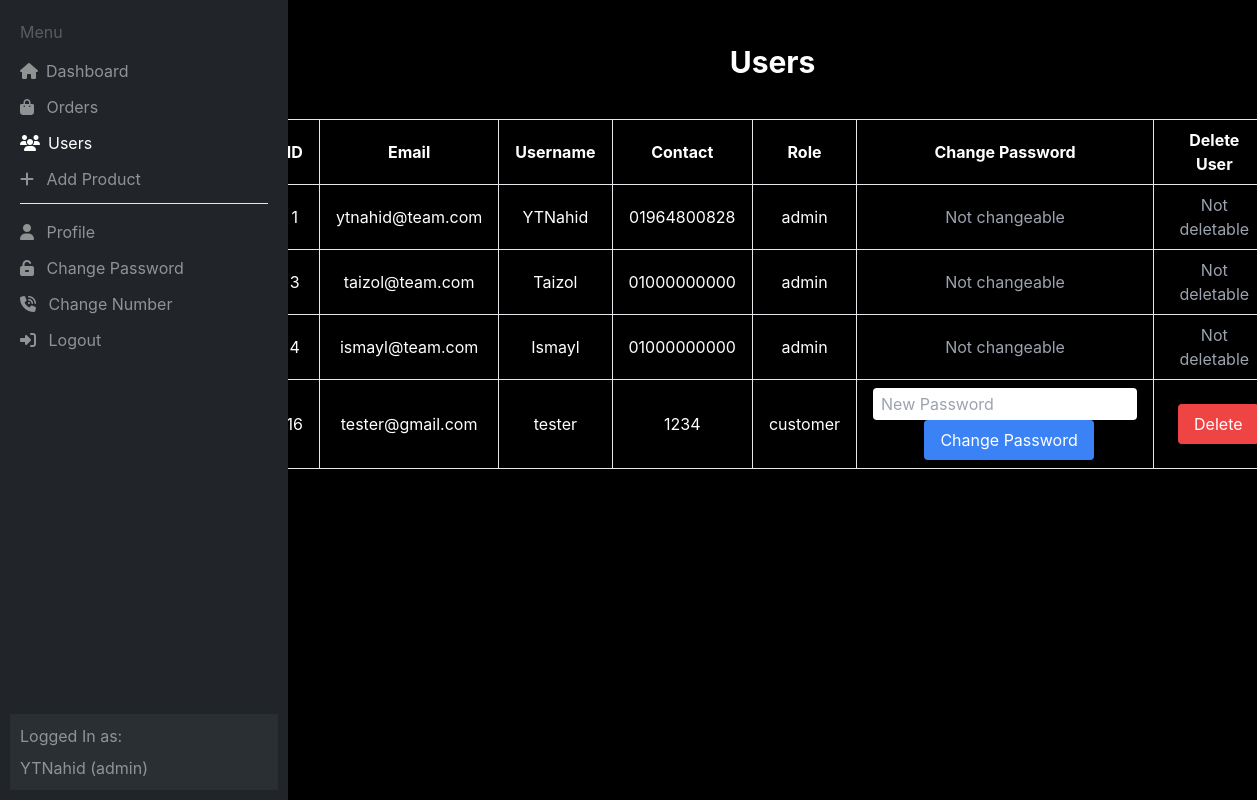
/users.php (signed in), run on the app's committed database.
### tables this page shows
CREATE TABLE `users` (
  `id` int(11) NOT NULL,
  `username` varchar(50) NOT NULL,
  `email` varchar(100) NOT NULL,
  `password` varchar(255) NOT NULL,
  `contact` varchar(50) NOT NULL,
  `gender` enum('male','female') NOT NULL,
  `birth_date` date NOT NULL,
  `role` varchar(50) NOT NULL DEFAULT 'customer',
  `created_at` timestamp NOT NULL DEFAULT current_timestamp()
);

### users.php (the view, shortened to what this page needs)
<?php
include 'connect.php';
$sql = $conn->query("SELECT id, email, username, contact, role FROM users ORDER BY id ASC");
$users = $sql->fetch_all(MYSQLI_ASSOC);
?>
<!DOCTYPE html>
<html lang="en">
<head>
    <?php
    include './templates/head.php';
    ?>
</head>
<body class="dashboard bg-black">
    <?php
    include './templates/header.php';
    ?>
    <main class="content ml-72 min-h-screen">
        <section class="section px-20 py-11">
            <h1 class="text-white text-3xl font-bold mb-6">Users</h1>
            <div class="table-container">
                <?php if (count($users) > 0): ?>
                    <table class="table-auto w-full bg-transparent text-white text-center border border-gray-700">
                        <thead>
                            <tr>
                                <th class="border px-4 py-2">ID</th>
                                <th class="border px-4 py-2">Email</th>
                                <th class="border px-4 py-2">Username</th>
                                <th class="border px-4 py-2">Contact</th>
                                <th class="border px-4 py-2">Role</th>
                                <th class="border px-4 py-2">Change Password</th>
                                <th class="border px-4 py-2">Delete User</th>
                            </tr>
                        </thead>
                        <tbody>
                            <?php foreach ($users as $user): ?>
                                <tr class="border-b">
                                    <td class="border px-4 py-2"><?php echo htmlspecialchars($user['id']); ?></td>
                                    <td class="border px-4 py-2"><?php echo htmlspecialchars($user['email']); ?></td>
                                    <td class="border px-4 py-2"><?php echo htmlspecialchars($user['username']); ?></td>
                                    <td class="border px-4 py-2"><?php echo htmlspecialchars($user['contact']); ?></td>
                                    <td class="border px-4 py-2"><?php echo htmlspecialchars($user['role']); ?></td>
                                    <td class="border px-4 py-2">
                                        <?php if ($user['role'] !== 'admin'): ?>
                                            <input type="password" id="new-password-<?php echo $user['id']; ?>" placeholder="New Password" class="text-black px-2 py-1 rounded">
                                            <button onclick="changePassword(<?php echo $user['id']; ?>)" class="bg-blue-500 text-white px-4 py-2 rounded ml-2 hover:bg-blue-600">Change Password</button>
                                        <?php else: ?>
                                            <p class="text-gray-400">Not changeable</p>
                                        <?php endif; ?>
                                    </td>
                                    <td class="border px-4 py-2">
                                        <?php if ($user['role'] !== 'admin'): ?>
                                            <button onclick="deleteUser(<?php echo $user['id']; ?>)" class="bg-red-500 hover:bg-red-600 text-white px-4 py-2 rounded ml-2">Delete</button>
                                        <?php else: ?>
                                            <p class="text-gray-400">Not deletable</p>
                                        <?php endif; ?>
                                    </td>
                                </tr>
                            <?php endforeach; ?>
                        </tbody>
                    </table>
                <?php else: ?>
                    <p class="text-white">No users found.</p>
                <?php endif; ?>
            </div>
        </section>
    </main>
</body>
</html>

### css/global-style.css (style rules this page uses)
:root { --content-width: 100%; --gap: 15px; --column-padding: 10px; --primary-color: #e6533c; --bg-color: #222222; --heading-color: white; --text-color: white; --primary-font: 'Inter', sans-serif; }
* { transition: all 0.2s; font-family: var(--primary-font); box-sizing: border-box; scroll-behavior: smooth; }
body { margin: 0; }
.section { display: flex; flex-direction: column; align-items: center; gap: var(--gap); width: 100%; }

### css/style.css (style rules this page uses)
body { background-color: #212529; }

### data on the page
users: id "1", email "ytnahid@team.com", username "YTNahid", contact "01964800828", role "admin", shows "Not changeable", shows "Not deletable"
users: id "3", email "taizol@team.com", username "Taizol", contact "01000000000", role "admin", shows "Not changeable", shows "Not deletable"
users: id "4", email "ismayl@team.com", username "Ismayl", contact "01000000000", role "admin", shows "Not changeable", shows "Not deletable"
users: id "16", email "tester@gmail.com", username "tester", contact "1234", role "customer"

### other printed values
$username "YTNahid"
$role "admin"
